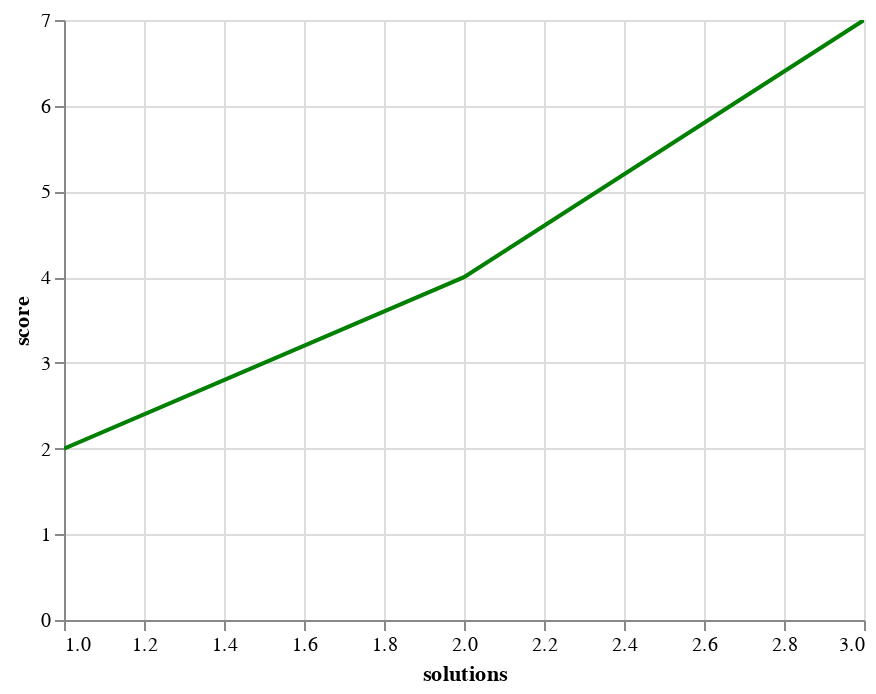

The cell this chart's notebook holds for it:
### Code cell
palt.plot('solutions', 'score', color="green", data=attend[attend['subject'] == 1]).interactive()

### Figure 1 — Vega-Lite specification as saved in the notebook (floating-point values rounded to 4 significant figures)
{"$schema": "https://vega.github.io/schema/vega-lite/v2.4.1.json", "config": {"range": {"category": ["rgba(31.0,119.0,180.0,1)", "rgba(255.0,127.0,14.0,1)", "rgba(44.0,160.0,44.0,1)", "rgba(214.0,39.0,40.0,1)", "rgba(148.0,103.0,189.0,1)", "rgba(140.0,86.0,75.0,1)", "rgba(227.0,119.0,194.0,1)", "rgba(127.0,127.0,127.0,1)", "rgba(188.0,189.0,34.0,1)", "rgba(23.0,190.0,207.0,1)"]}, "view": {"height": 300, "width": 400}}, "data": {"values": [{"Unnamed: 0": 0, "attention": "divided", "score": 2, "solutions": 1, "subject": 1}, {"Unnamed: 0": 20, "attention": "divided", "score": 4, "solutions": 2, "subject": 1}, {"Unnamed: 0": 40, "attention": "divided", "score": 7, "solutions": 3, "subject": 1}]}, "encoding": {"color": {"value": "rgba(0.0,128.0,0.0,1.0)"}, "x": {"field": "solutions", "type": "quantitative"}, "y": {"field": "score", "type": "quantitative"}}, "mark": "line", "selection": {"selector001": {"bind": "scales", "encodings": ["x", "y"], "mark": {"fill": "#333", "fillOpacity": 0.125, "stroke": "white"}, "on": "[mousedown, window:mouseup] > window:mousemove!", "resolve": "global", "translate": "[mousedown, window:mouseup] > window:mousemove!", "type": "interval", "zoom": "wheel!"}}}
